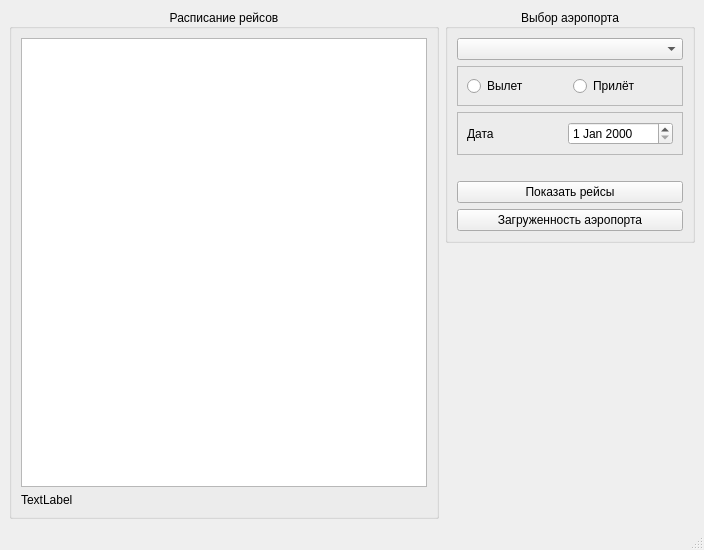
<?xml version="1.0" encoding="UTF-8"?>
<ui version="4.0">
 <class>MainWindow</class>
 <widget class="QMainWindow" name="MainWindow">
  <property name="windowModality">
   <enum>Qt::NonModal</enum>
  </property>
  <property name="geometry">
   <rect>
    <x>0</x>
    <y>0</y>
    <width>700</width>
    <height>550</height>
   </rect>
  </property>
  <property name="sizePolicy">
   <sizepolicy hsizetype="Fixed" vsizetype="Fixed">
    <horstretch>0</horstretch>
    <verstretch>0</verstretch>
   </sizepolicy>
  </property>
  <property name="minimumSize">
   <size>
    <width>0</width>
    <height>550</height>
   </size>
  </property>
  <property name="maximumSize">
   <size>
    <width>700</width>
    <height>16777215</height>
   </size>
  </property>
  <property name="windowTitle">
   <string>Инспектор аэропортов</string>
  </property>
  <widget class="QWidget" name="centralwidget">
   <layout class="QGridLayout" name="gridLayout_3">
    <item row="0" column="0" rowspan="2">
     <widget class="QGroupBox" name="groupBox_2">
      <property name="sizePolicy">
       <sizepolicy hsizetype="Fixed" vsizetype="Preferred">
        <horstretch>0</horstretch>
        <verstretch>0</verstretch>
       </sizepolicy>
      </property>
      <property name="minimumSize">
       <size>
        <width>430</width>
        <height>490</height>
       </size>
      </property>
      <property name="title">
       <string>Расписание рейсов</string>
      </property>
      <property name="alignment">
       <set>Qt::AlignCenter</set>
      </property>
      <layout class="QGridLayout" name="gridLayout">
       <item row="0" column="0">
        <widget class="QTableView" name="tableView">
         <property name="sizePolicy">
          <sizepolicy hsizetype="Preferred" vsizetype="Expanding">
           <horstretch>0</horstretch>
           <verstretch>0</verstretch>
          </sizepolicy>
         </property>
         <property name="minimumSize">
          <size>
           <width>380</width>
           <height>0</height>
          </size>
         </property>
        </widget>
       </item>
       <item row="1" column="0">
        <widget class="QLabel" name="lb_statusConnect">
         <property name="text">
          <string>TextLabel</string>
         </property>
        </widget>
       </item>
      </layout>
     </widget>
    </item>
    <item row="0" column="1">
     <widget class="QGroupBox" name="groupBox">
      <property name="sizePolicy">
       <sizepolicy hsizetype="Fixed" vsizetype="Fixed">
        <horstretch>0</horstretch>
        <verstretch>0</verstretch>
       </sizepolicy>
      </property>
      <property name="minimumSize">
       <size>
        <width>250</width>
        <height>0</height>
       </size>
      </property>
      <property name="title">
       <string>Выбор аэропорта</string>
      </property>
      <property name="alignment">
       <set>Qt::AlignCenter</set>
      </property>
      <layout class="QGridLayout" name="gridLayout_2">
       <item row="0" column="0">
        <widget class="QComboBox" name="cb_Airport"/>
       </item>
       <item row="1" column="0">
        <widget class="QFrame" name="frame_radioB">
         <property name="frameShape">
          <enum>QFrame::StyledPanel</enum>
         </property>
         <property name="frameShadow">
          <enum>QFrame::Raised</enum>
         </property>
         <layout class="QGridLayout" name="gridLayout_5">
          <item row="0" column="0">
           <widget class="QRadioButton" name="rb_departure">
            <property name="text">
             <string>Вылет</string>
            </property>
           </widget>
          </item>
          <item row="0" column="1">
           <widget class="QRadioButton" name="rb_arrival">
            <property name="text">
             <string>Прилёт</string>
            </property>
           </widget>
          </item>
         </layout>
        </widget>
       </item>
       <item row="2" column="0">
        <widget class="QFrame" name="frame_date">
         <property name="frameShape">
          <enum>QFrame::StyledPanel</enum>
         </property>
         <property name="frameShadow">
          <enum>QFrame::Raised</enum>
         </property>
         <layout class="QGridLayout" name="gridLayout_4">
          <item row="0" column="0">
           <widget class="QLabel" name="lb_date">
            <property name="text">
             <string>Дата</string>
            </property>
           </widget>
          </item>
          <item row="0" column="1">
           <widget class="QDateEdit" name="dateEdit">
            <property name="sizePolicy">
             <sizepolicy hsizetype="Minimum" vsizetype="Preferred">
              <horstretch>0</horstretch>
              <verstretch>0</verstretch>
             </sizepolicy>
            </property>
            <property name="minimumSize">
             <size>
              <width>105</width>
              <height>0</height>
             </size>
            </property>
           </widget>
          </item>
         </layout>
        </widget>
       </item>
       <item row="3" column="0">
        <spacer name="verticalSpacer_2">
         <property name="orientation">
          <enum>Qt::Vertical</enum>
         </property>
         <property name="sizeHint" stdset="0">
          <size>
           <width>20</width>
           <height>20</height>
          </size>
         </property>
        </spacer>
       </item>
       <item row="4" column="0">
        <widget class="QPushButton" name="pb_reciveListFlights">
         <property name="text">
          <string>Показать рейсы</string>
         </property>
        </widget>
       </item>
       <item row="5" column="0">
        <widget class="QPushButton" name="pb_airportActivity">
         <property name="text">
          <string>Загруженность аэропорта</string>
         </property>
        </widget>
       </item>
      </layout>
     </widget>
    </item>
    <item row="1" column="1">
     <spacer name="verticalSpacer">
      <property name="orientation">
       <enum>Qt::Vertical</enum>
      </property>
      <property name="sizeHint" stdset="0">
       <size>
        <width>20</width>
        <height>40</height>
       </size>
      </property>
     </spacer>
    </item>
   </layout>
  </widget>
  <widget class="QMenuBar" name="menubar">
   <property name="geometry">
    <rect>
     <x>0</x>
     <y>0</y>
     <width>700</width>
     <height>22</height>
    </rect>
   </property>
  </widget>
  <widget class="QStatusBar" name="statusbar"/>
  <action name="act_connect">
   <property name="text">
    <string>Подключиться</string>
   </property>
  </action>
  <action name="act_addData">
   <property name="text">
    <string>Ввести данные</string>
   </property>
  </action>
 </widget>
 <resources/>
 <connections/>
</ui>
